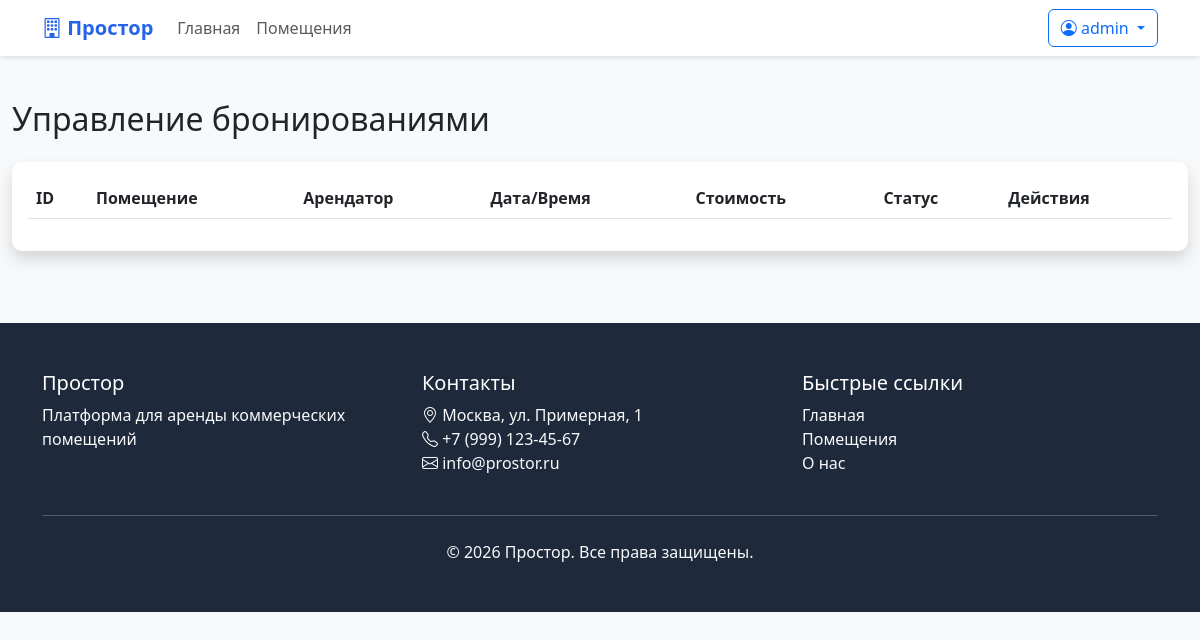
The page /admin-panel/bookings/ (signed in) on the database as committed earlier.
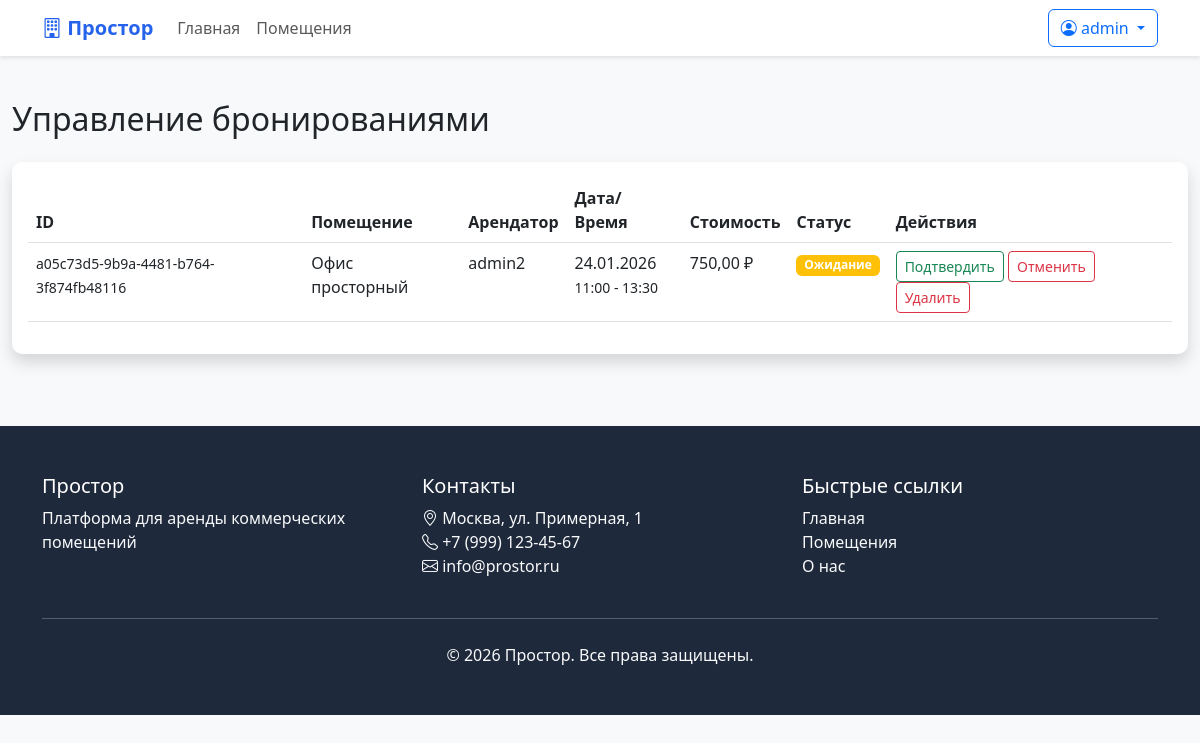
The same page on the database as committed later.
### core/models.py (models this page shows, shortened)
class User(AbstractUser):
    USER_TYPE_CHOICES = (
        ('tenant', 'Арендатор'),
        ('landlord', 'Арендодатель'),
        ('admin', 'Администратор'),
    )
    user_type = models.CharField(max_length=20, choices=USER_TYPE_CHOICES, default='tenant')
    phone = models.CharField(max_length=20, blank=True)
    avatar = models.ImageField(upload_to='users/avatars/', blank=True, null=True)
    company_name = models.CharField(max_length=200, blank=True)
    address = models.TextField(blank=True)
    is_verified = models.BooleanField(default=False)
    created_at = models.DateTimeField(auto_now_add=True)
    class Meta:
        verbose_name = 'Пользователь'
        verbose_name_plural = 'Пользователи'
        db_table = 'custom_user'

class Booking(models.Model):
    STATUS_CHOICES = (
        ('pending', 'Ожидание'),
        ('confirmed', 'Подтверждено'),
        ('cancelled', 'Отменено'),
        ('completed', 'Завершено'),
    )
    booking_id = models.UUIDField(default=uuid.uuid4, unique=True, editable=False)
    property = models.ForeignKey(Property, on_delete=models.CASCADE, related_name='bookings', verbose_name='Помещение')
    tenant = models.ForeignKey(User, on_delete=models.CASCADE, limit_choices_to={'user_type': 'tenant'},
                               verbose_name='Арендатор')
    start_datetime = models.DateTimeField(verbose_name='Начало аренды')
    end_datetime = models.DateTimeField(verbose_name='Окончание аренды')
    guests = models.IntegerField(default=1, verbose_name='Количество гостей')
    special_requests = models.TextField(blank=True, verbose_name='Особые пожелания')
    total_price = models.DecimalField(max_digits=10, decimal_places=2, verbose_name='Общая стоимость')
    status = models.CharField(max_length=20, choices=STATUS_CHOICES, default='pending', verbose_name='Статус')
    created_at = models.DateTimeField(auto_now_add=True)
    updated_at = models.DateTimeField(auto_now=True)
    class Meta:
        verbose_name = 'Бронирование'
        verbose_name_plural = 'Бронирования'
        ordering = ['-created_at']

class Property(models.Model):
    PROPERTY_TYPE_CHOICES = (
        ('office', 'Офис'),
        ('coworking', 'Коворкинг'),
        ('conference_room', 'Конференц-зал'),
        ('retail', 'Торговая площадь'),
        ('warehouse', 'Склад'),
        ('industrial', 'Производственное помещение'),
        ('other', 'Другое'),
    )
    STATUS_CHOICES = (
        ('active', 'Активно'),
        ('inactive', 'Неактивно'),
        ('under_maintenance', 'На обслуживании'),
    )
    title = models.CharField(max_length=200, verbose_name='Название')
    slug = models.SlugField(unique=True)
    description = models.TextField(verbose_name='Описание')
    property_type = models.CharField(max_length=50, choices=PROPERTY_TYPE_CHOICES, verbose_name='Тип помещения')
    category = models.ForeignKey(PropertyCategory, on_delete=models.SET_NULL, null=True, verbose_name='Категория')
    landlord = models.ForeignKey(User, on_delete=models.CASCADE, limit_choices_to={'user_type': 'landlord'},
                                 verbose_name='Владелец')
    address = models.TextField(verbose_name='Адрес')
    city = models.CharField(max_length=100, verbose_name='Город')
    latitude = models.FloatField(verbose_name='Широта', null=True, blank=True)
    longitude = models.FloatField(verbose_name='Долгота', null=True, blank=True)
    area = models.DecimalField(max_digits=10, decimal_places=2, verbose_name='Площадь (м²)')
    capacity = models.IntegerField(verbose_name='Вместимость', default=1)
    floor = models.IntegerField(verbose_name='Этаж', null=True, blank=True)
    amenities = models.ManyToManyField(Amenity, blank=True, verbose_name='Удобства')
    price_per_hour = models.DecimalField(max_digits=10, decimal_places=2, verbose_name='Цена за час', null=True,
                                         blank=True)
    price_per_day = models.DecimalField(max_digits=10, decimal_places=2, verbose_name='Цена за день', null=True,
                                        blank=True)
    price_per_week = models.DecimalField(max_digits=10, decimal_places=2, verbose_name='Цена за неделю', null=True,
                                         blank=True)
    price_per_month = models.DecimalField(max_digits=10, decimal_places=2, verbose_name='Цена за месяц', null=True,
                                          blank=True)
    status = models.CharField(max_length=20, choices=STATUS_CHOICES, default='active', verbose_name='Статус')
    is_featured = models.BooleanField(default=False, verbose_name='Рекомендуемое')
    created_at = models.DateTimeField(auto_now_add=True)
    updated_at = models.DateTimeField(auto_now=True)
    class Meta:
        verbose_name = 'Помещение'
        verbose_name_plural = 'Помещения'
        ordering = ['-created_at']

### core/views.py (the view, shortened to what this page needs)
# urls.py: path('admin-panel/bookings/', views.admin_booking_management, name='admin_booking_management'),
@login_required
@admin_required
def admin_booking_management(request):
    bookings = Booking.objects.all().select_related('property', 'tenant').order_by('-created_at')
    return render(request, 'admin/booking_management.html', {'bookings': bookings})

### core/views.py (called while the page is built)
def admin_required(view_func):
    @wraps(view_func)
    def wrapper(request, *args, **kwargs):
        if not request.user.is_authenticated or not request.user.is_staff:
            messages.error(request, 'У вас нет прав для доступа к этой странице.')
            return redirect('dashboard')
        return view_func(request, *args, **kwargs)
    return wrapper

### templates/admin/booking_management.html (shortened to what this page needs)
{% extends 'base.html' %}
{% block content %}
<div class="container-fluid py-4">
    <div class="row">
        <div class="col-12">
            <h2 class="mb-4">Управление бронированиями</h2>
            <div class="card shadow">
                <div class="card-body">
                    <div class="table-responsive">
                        <table class="table table-hover">
                            <thead>
                                <tr>
                                    <th>ID</th>
                                    <th>Помещение</th>
                                    <th>Арендатор</th>
                                    <th>Дата/Время</th>
                                    <th>Стоимость</th>
                                    <th>Статус</th>
                                    <th>Действия</th>
                                </tr>
                            </thead>
                            <tbody>
                                {% for booking in bookings %}
                                <tr>
                                    <td><small>{{ booking.booking_id }}</small></td>
                                    <td>{{ booking.property.title }}</td>
                                    <td>{{ booking.tenant.get_full_name|default:booking.tenant.username }}</td>
                                    <td>
                                        {{ booking.start_datetime|date:"d.m.Y" }}<br>
                                        <small>{{ booking.start_datetime|time:"H:i" }} - {{ booking.end_datetime|time:"H:i" }}</small>
                                    </td>
                                    <td>{{ booking.total_price }} ₽</td>
                                    <td>
                                        <span class="badge bg-{% if booking.status == 'confirmed' %}success{% elif booking.status == 'pending' %}warning{% elif booking.status == 'completed' %}info{% else %}secondary{% endif %}">
                                            {{ booking.get_status_display }}
                                        </span>
                                    </td>
                                    <td>
                                        <div class="btn-group btn-group-sm">
                                            <form method="post" class="d-inline">
                                                {% if booking.status == 'pending' %}
                                                <button type="submit" name="action" value="confirm" class="btn btn-outline-success btn-sm">
                                                    Подтвердить
                                                </button>
                                                {% endif %}
                                                {% if booking.status in 'pending,confirmed' %}
                                                <button type="submit" name="action" value="cancel" class="btn btn-outline-danger btn-sm">
                                                    Отменить
                                                </button>
                                                {% endif %}
                                                <button type="submit" name="action" value="delete"
                                                        class="btn btn-outline-danger btn-sm"
                                                        onclick="return confirm('Удалить бронирование?')">
                                                    Удалить
                                                </button>
                                            </form>
                                        </div>
                                    </td>
                                </tr>
                                {% endfor %}
                            </tbody>
                        </table>
                    </div>
                </div>
            </div>
        </div>
    </div>
</div>
{% endblock %}

### templates/base.html (shortened to what this page needs)
<!DOCTYPE html>
<html lang="ru">
<head>
    <link href="https://cdn.jsdelivr.net/npm/bootstrap@5.3.0/dist/css/bootstrap.min.css" rel="stylesheet">
    <link rel="stylesheet" href="https://cdn.jsdelivr.net/npm/bootstrap-icons@1.10.0/font/bootstrap-icons.css">
</head>
<body>
    <nav class="navbar navbar-expand-lg navbar-light bg-white fixed-top">
        <div class="container">
            <a class="navbar-brand" href="{% url 'home' %}">
                <i class="bi bi-building"></i> Простор
            </a>
            <div class="collapse navbar-collapse" id="navbarNav">
                <ul class="navbar-nav me-auto">
                    <li class="nav-item">
                        <a class="nav-link" href="{% url 'home' %}">Главная</a>
                    </li>
                    <li class="nav-item">
                        <a class="nav-link" href="{% url 'property_list' %}">Помещения</a>
                    </li>
                </ul>
                <div class="d-flex">
                    {% if user.is_authenticated %}
                        <div class="dropdown">
                            <button class="btn btn-outline-primary dropdown-toggle" type="button" data-bs-toggle="dropdown">
                                <i class="bi bi-person-circle"></i> {{ user.username }}
                            </button>
                        </div>
                    {% else %}
                        <a href="{% url 'login' %}" class="btn btn-outline-primary me-2">Войти</a>
                        <a href="{% url 'register' %}" class="btn btn-primary">Регистрация</a>
                    {% endif %}
                </div>
            </div>
        </div>
    </nav>
    <main>
        {% block content %}{% endblock %}
    </main>
    <footer class="py-5 mt-5">
        <div class="container">
            <div class="row">
                <div class="col-md-4">
                    <h5>Простор</h5>
                    <p class="text-light">Платформа для аренды коммерческих помещений</p>
                </div>
                <div class="col-md-4">
                    <h5>Контакты</h5>
                    <ul class="list-unstyled text-light">
                        <li><i class="bi bi-geo-alt"></i> Москва, ул. Примерная, 1</li>
                        <li><i class="bi bi-telephone"></i> +7 (999) 123-45-67</li>
                        <li><i class="bi bi-envelope"></i> info@prostor.ru</li>
                    </ul>
                </div>
                <div class="col-md-4">
                    <h5>Быстрые ссылки</h5>
                    <ul class="list-unstyled">
                        <li><a href="{% url 'home' %}" class="text-light text-decoration-none">Главная</a></li>
                        <li><a href="{% url 'property_list' %}" class="text-light text-decoration-none">Помещения</a></li>
                        <li><a href="#" class="text-light text-decoration-none">О нас</a></li>
                    </ul>
                </div>
            </div>
            <hr class="my-4 text-light">
            <div class="text-center">
                <p class="text-light mb-0">&copy; 2026 Простор. Все права защищены.</p>
            </div>
        </div>
    </footer>
</body>
</html>

### templates/base.html (style rules this page uses)
:root { --primary: #2563eb; --secondary: #64748b; --success: #10b981; --warning: #f59e0b; --danger: #ef4444; --light: #f8fafc; --dark: #1e293b; }
body { background-color: #f8f9fa; padding-top: 76px; }
.navbar { box-shadow: 0 2px 4px rgba(0,0,0,0.1); }
.navbar-brand { font-weight: bold; color: var(--primary) !important; }
.card { border: none; box-shadow: 0 2px 4px rgba(0,0,0,0.1); border-radius: 10px; }
footer { background-color: var(--dark); color: white; margin-top: auto; }

Rows that differ between the two databases and show on the page:
added Booking: booking_id "a05c73d5-9b9a-4481-b764-3f874fb48116", property "Офис просторный", tenant.get_full_name "admin2", start_datetime "24.01.2026", start_datetime "11:00", end_datetime "13:30", total_price "750,00", status "Ожидание", shows "Подтвердить", shows "Отменить"
